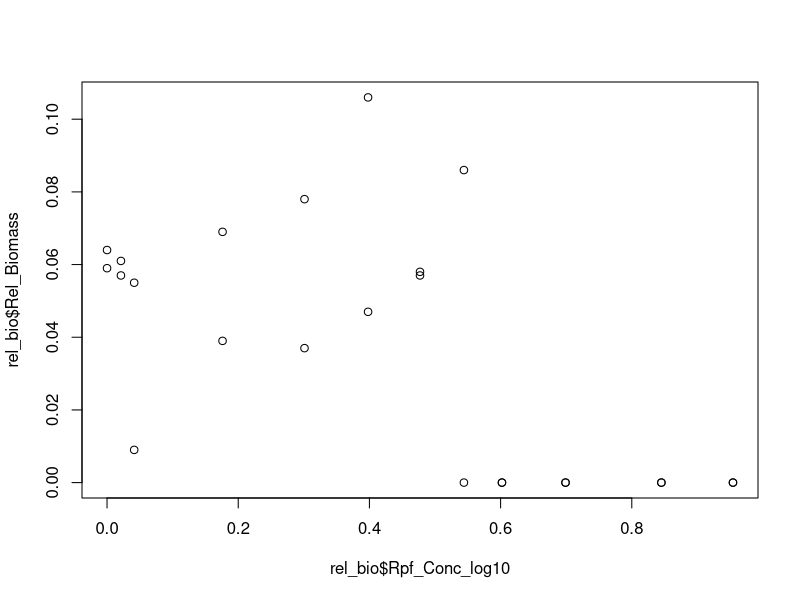
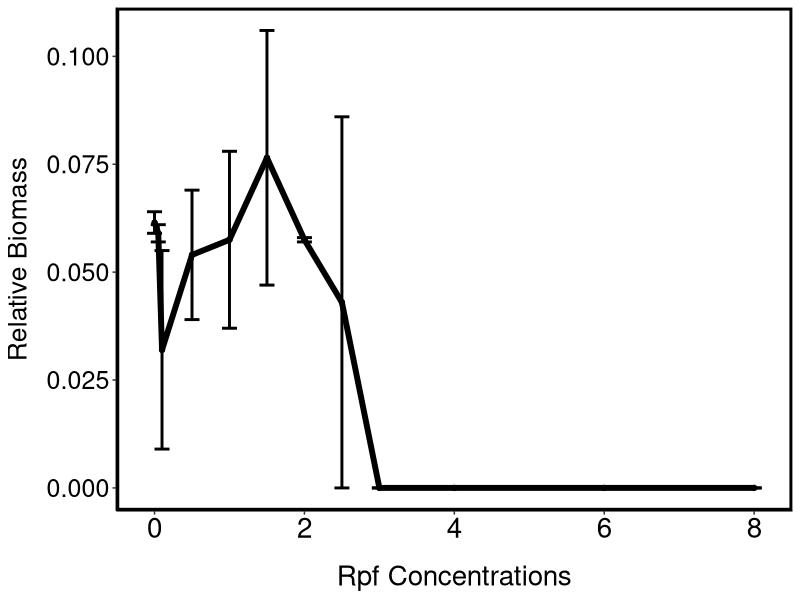
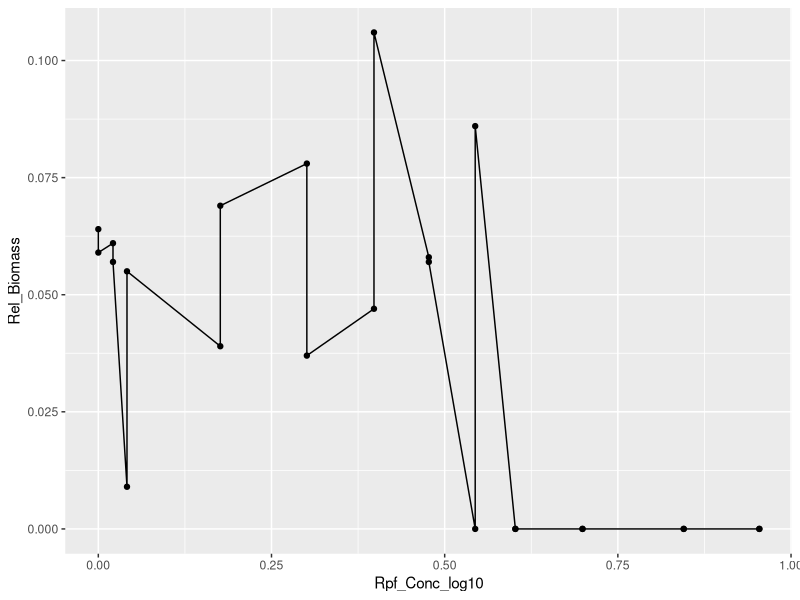

Generate these figures, in order, with R:
## ---- chunk 1
rm(list=ls())
getwd()
knitr::opts_knit$set(root.dir = '~/../GitHub/Rpf') 

sem <- function(x) sqrt(var(x)/length(x))
## ---- chunk 2
require('ggplot2')
require('plyr')

# Load data set # 
rel_bio <- read.delim("data/generality-dose/Generality_DoseResponse_KBS0714_pixel.txt", sep = ",", header = TRUE)

# Log transform Rpf concentration # 
rel_bio['Rpf_Conc_log10'] = log10((rel_bio$Rpf_Conc + 1))

# Calculate Relative biomass on plates # 
rel_bio['Rel_Biomass'] = rel_bio['Biomass_Pixel'] / rel_bio['Total_Pixel']
rel_bio['Rel_Biomass'] = round(rel_bio['Rel_Biomass'], digits = 3)

# Plot scatter plot of relationship # 
plot(rel_bio$Rpf_Conc_log10, rel_bio$Rel_Biomass)

# Plot line graph of Rpf vs Relative biomass 

rel_bio.means.sem <- ddply(rel_bio, c("Rpf_Conc"), summarise,
                   mean=mean(Rel_Biomass), sem=sd(Rel_Biomass)/sqrt(length(Rel_Biomass)))
rel_bio.means.sem <- transform(rel_bio.means.sem, lower=mean-sem, upper=mean+sem)

pd <- position_dodge(0)

ggplot(rel_bio.means.sem, aes(x=Rpf_Conc, y=mean)) + 
  geom_errorbar(aes(ymax=upper, ymin=lower), position=position_dodge(0), 
                data=rel_bio.means.sem, width = 0.2, size=1) +
    geom_line(position=pd, size=2) +
    geom_point() +
    xlab("Rpf Concentrations") +
    ylab("Relative Biomass") +
    theme_classic() +
    theme(axis.text.y=element_text(colour="black", size=18),
          axis.text.x=element_text(colour="black", size=20),
          axis.title.y = element_text(size = 19, colour="black",  margin = margin(0,10,0,0)),
          axis.title.x = element_text(size = 20,colour="black",margin=margin(15,10,0,10)),
          panel.border = element_rect(linetype = "solid", colour = "black", size=2, fill=NA))

ggplot(data=rel_bio, aes(x=Rpf_Conc_log10, y=Rel_Biomass, group=1)) +
  geom_line()+
  geom_point()
